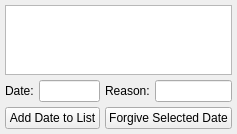
<?xml version="1.0" encoding="UTF-8"?>
<ui version="4.0">
 <class>DABanWidget</class>
 <widget class="QWidget" name="DABanWidget">
  <property name="geometry">
   <rect>
    <x>0</x>
    <y>0</y>
    <width>214</width>
    <height>133</height>
   </rect>
  </property>
  <property name="windowTitle">
   <string>Form</string>
  </property>
  <layout class="QGridLayout" name="gridLayout">
   <property name="leftMargin">
    <number>5</number>
   </property>
   <property name="topMargin">
    <number>5</number>
   </property>
   <property name="rightMargin">
    <number>5</number>
   </property>
   <property name="bottomMargin">
    <number>5</number>
   </property>
   <property name="spacing">
    <number>5</number>
   </property>
   <item row="0" column="0" colspan="4">
    <widget class="QTableView" name="daBanTable">
     <property name="alternatingRowColors">
      <bool>true</bool>
     </property>
     <property name="selectionMode">
      <enum>QAbstractItemView::SingleSelection</enum>
     </property>
     <property name="selectionBehavior">
      <enum>QAbstractItemView::SelectRows</enum>
     </property>
     <property name="sortingEnabled">
      <bool>true</bool>
     </property>
     <property name="cornerButtonEnabled">
      <bool>false</bool>
     </property>
     <attribute name="horizontalHeaderVisible">
      <bool>true</bool>
     </attribute>
     <attribute name="horizontalHeaderStretchLastSection">
      <bool>true</bool>
     </attribute>
     <attribute name="verticalHeaderVisible">
      <bool>false</bool>
     </attribute>
     <attribute name="verticalHeaderDefaultSectionSize">
      <number>20</number>
     </attribute>
     <attribute name="verticalHeaderMinimumSectionSize">
      <number>20</number>
     </attribute>
    </widget>
   </item>
   <item row="1" column="0">
    <widget class="QLabel" name="label_5">
     <property name="text">
      <string>Date:</string>
     </property>
    </widget>
   </item>
   <item row="1" column="1">
    <widget class="QLineEdit" name="trgDate"/>
   </item>
   <item row="1" column="2">
    <widget class="QLabel" name="label_6">
     <property name="text">
      <string>Reason:</string>
     </property>
    </widget>
   </item>
   <item row="1" column="3">
    <widget class="QLineEdit" name="daBanReason"/>
   </item>
   <item row="2" column="0" colspan="2">
    <widget class="QPushButton" name="addDateBan">
     <property name="text">
      <string>Add Date to List</string>
     </property>
     <property name="autoDefault">
      <bool>false</bool>
     </property>
    </widget>
   </item>
   <item row="2" column="2" colspan="2">
    <widget class="QPushButton" name="removeDABan">
     <property name="text">
      <string>Forgive Selected Date</string>
     </property>
     <property name="autoDefault">
      <bool>false</bool>
     </property>
    </widget>
   </item>
  </layout>
 </widget>
 <resources/>
 <connections/>
</ui>
